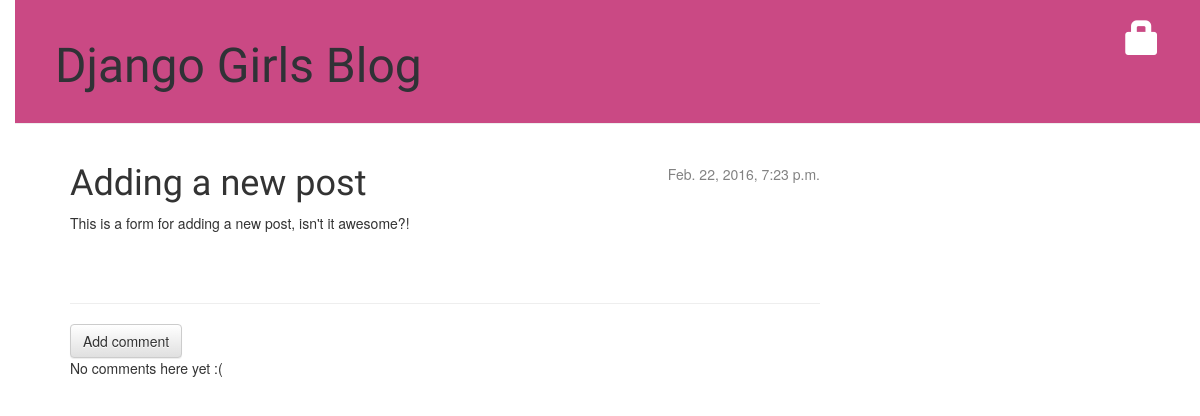
The page /post/7/ on the database as committed earlier.
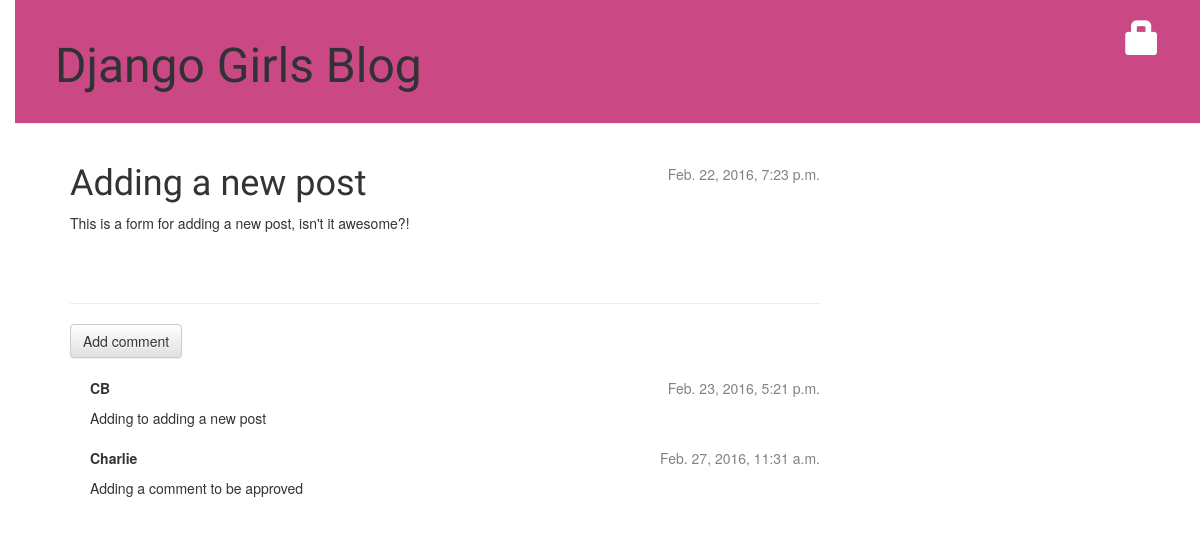
The same page on the database as committed later.
### blog/models.py (models this page shows, shortened)
class Post(models.Model):
	author = models.ForeignKey('auth.User') #Link to another model
	title = models.CharField(max_length=200) #CharField - limit no. characters
	text = models.TextField()    #TextField - text unlimited
	created_date = models.DateTimeField(default=timezone.now)
	published_date = models.DateTimeField(blank=True, null=True)

class Comment(models.Model):
    post = models.ForeignKey('blog.Post', related_name='comments')
    author = models.CharField(max_length=200)
    text = models.TextField()
    created_date = models.DateTimeField(default=timezone.now)
    approved_comment = models.BooleanField(default=False)

### blog/views.py (the view)
# urls.py: url(r'^post/(?P<pk>[0-9]+)/$', views.post_detail, name='post_detail'),
def post_detail(request, pk):
    post = get_object_or_404(Post, pk=pk)
    return render(request, 'blog/post_detail.html', {'post': post})

### blog/templates/blog/post_detail.html (shortened to what this page needs)
{% extends 'blog/base.html' %}
{% block content %}
    <div class="post">
        {% if post.published_date %}
            <div class="date">
                {{ post.published_date }}
            </div>
        {% else %}
        	<a class="btn btn-default" href="{% url 'blog.views.post_publish' pk=post.pk %}">Publish</a>
        {% endif %}
        <h1>{{ post.title }}</h1>
        <p>{{ post.text|linebreaks }}</p>
    </div>
    <hr>
    <a class="btn btn-default" href="{% url 'add_comment_to_post' pk=post.pk %}">Add comment</a>
	{% for comment in post.comments.all %}
    <div class="comment">
		<div class="date">
			{{ comment.created_date }}
		</div>
		<strong>{{ comment.author }}</strong>
		<p>{{ comment.text|linebreaks }}</p>
	</div>
	{% empty %}
    	<p>No comments here yet :(</p>
	{% endfor %}
{% endblock %}

### blog/templates/blog/base.html (shortened to what this page needs)
{% load staticfiles %}
<html>
	<head>
		<link rel="stylesheet" href="//maxcdn.bootstrapcdn.com/bootstrap/3.2.0/css/bootstrap.min.css">
		<link rel="stylesheet" href="//maxcdn.bootstrapcdn.com/bootstrap/3.2.0/css/bootstrap-theme.min.css">
		<link rel="stylesheet" href="{% static 'css/blog.css' %}">
	</head>
	<body>
    	<div class="page-header">
    		{% if user.is_authenticated %}
    			<a href="{% url 'post_new' %}" class="top-menu"><span class="glyphicon glyphicon-plus"></span></a>
    			<a href="{% url 'post_draft_list' %}" class="top-menu"><span class="glyphicon glyphicon-edit"></span></a>
    			<p class="top-menu-left"><small>Hello {{ user.username }}</small><small>(<a href="{% url 'django.contrib.auth.views.logout' %}">Log out</a>)</small></p>
    		{% else %}
    		<a href="{% url 'django.contrib.auth.views.login' %}" class="top-menu"><span class="glyphicon glyphicon-lock"></span></a>
    		{% endif %}
        	<h1><a href="/">Django Girls Blog</a></h1>
    	</div>
    	<div class="content container">
        	<div class="row">
            	<div class="col-md-8">
            	{% block content %}
            	{% endblock %}
            	</div>
        	</div>
    	</div>
	</body>
</html>

### blog/static/css/blog.css (style rules this page uses)
h1 a { color: #CA4984; font-family: 'Lobster'; }
body { padding-left: 15px; }
.page-header { background-color: #CA4984; margin-top: 0; padding: 20px 20px 20px 40px; }
.page-header h1, .page-header h1 a, .page-header h1 a:visited, .page-header h1 a:active { color: #303236; font-size: 36pt; text-decoration: none; }
.content { margin-left: 40px; }
h1, h2, h3, h4 { font-family: 'Lobster', cursive; }
.date { float: right; color: #828282; }
.top-menu, .top-menu:hover, .top-menu:visited { color: #ffffff; float: right; font-size: 26pt; margin-right: 20px; }
.post { margin-bottom: 70px; }
.comment { margin: 20px 0px 20px 20px; }

Rows that differ between the two databases and show on the page:
added Comment: created_date "Feb. 23, 2016, 5:21 p.m.", author "CB", text "Adding to adding a new post"
added Comment: created_date "Feb. 27, 2016, 11:31 a.m.", author "Charlie", text "Adding a comment to be approved"
Other text that changed with them:
text no longer shown: "No comments here yet :("
